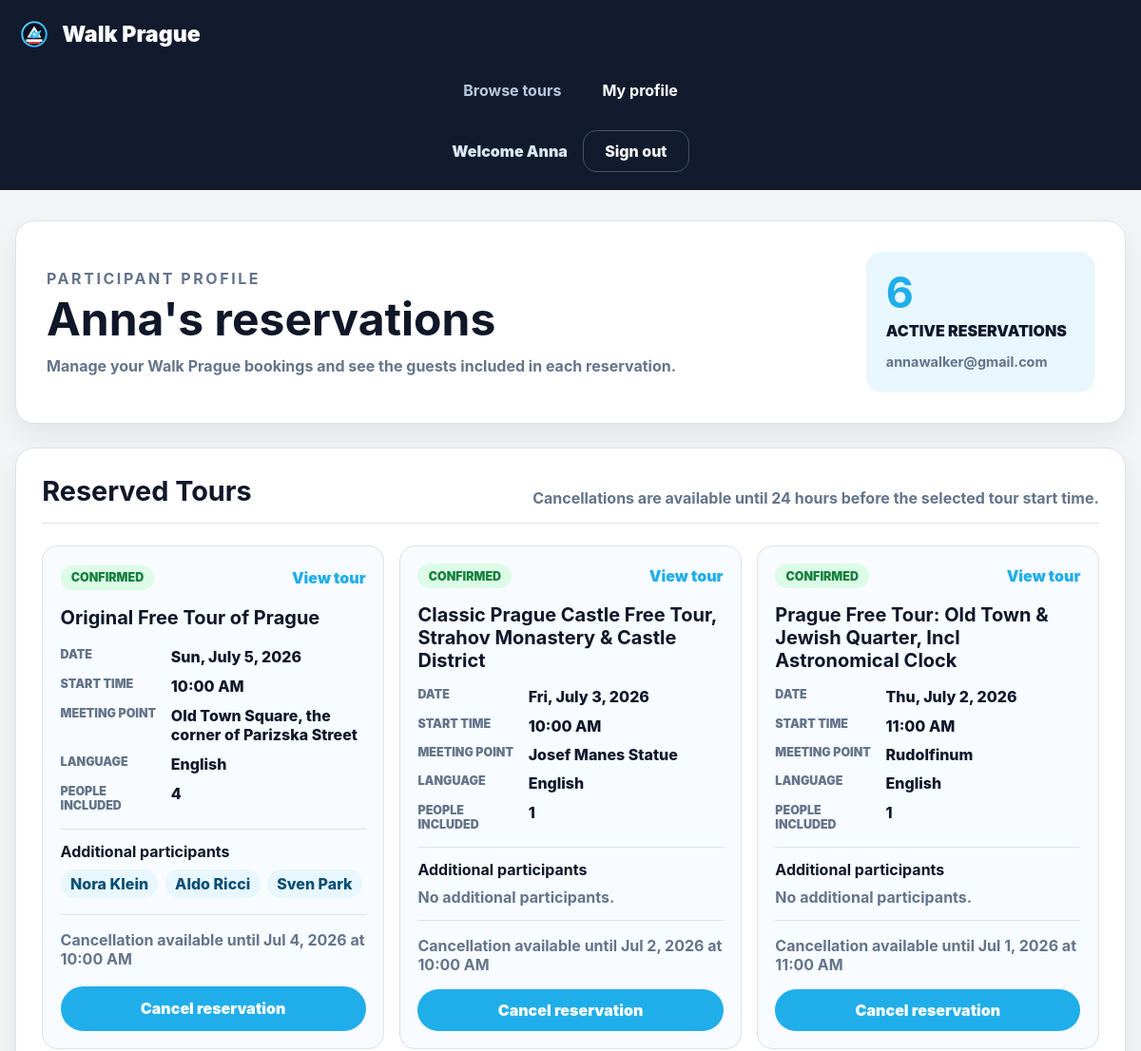
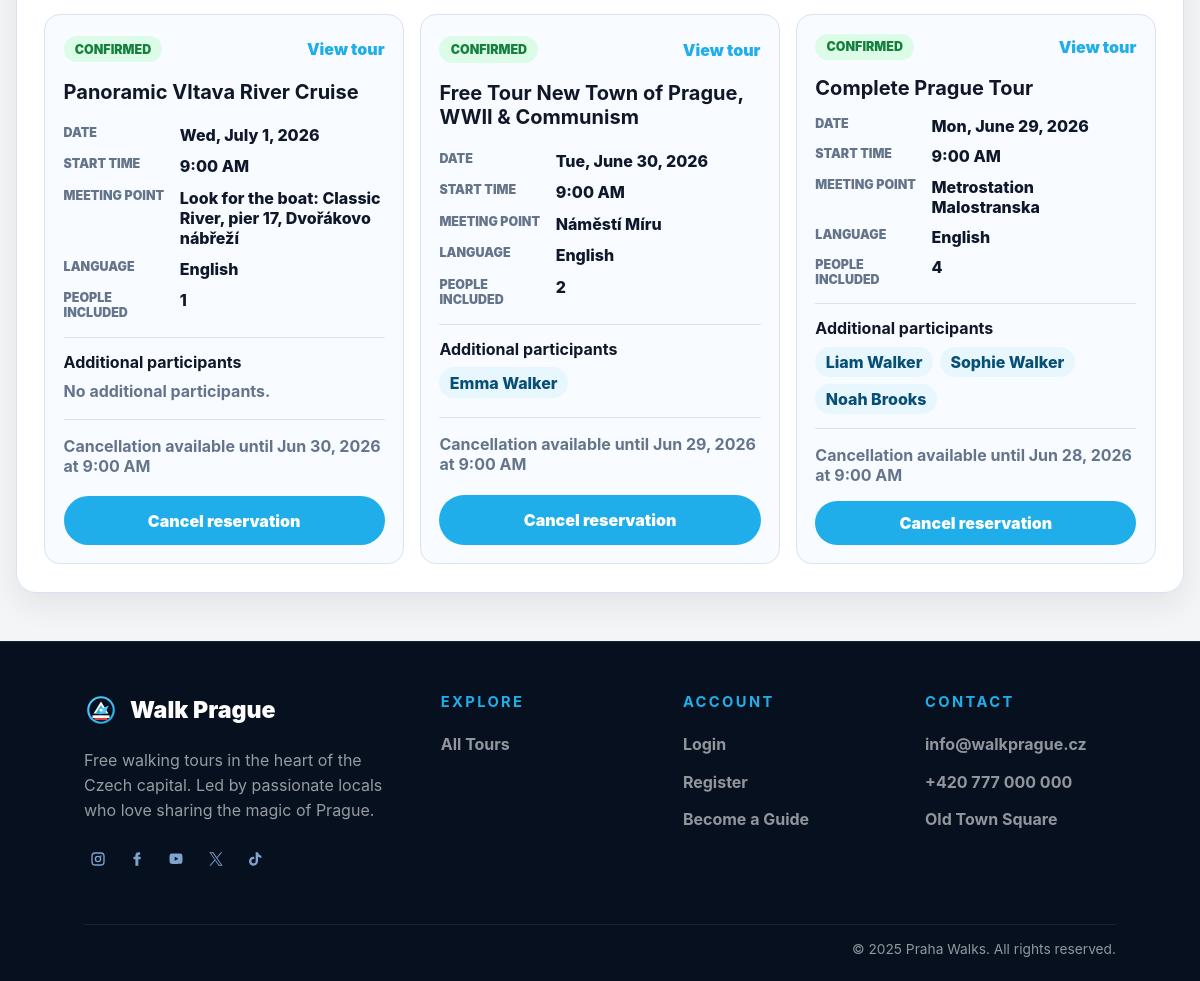
The page /participant-dashboard (signed in) on the database its author committed (2 pictures, top to bottom).
### tables this page shows
CREATE TABLE participants (
            id INTEGER PRIMARY KEY AUTOINCREMENT,
            email TEXT NOT NULL UNIQUE,
            password_hash TEXT NOT NULL,
            first_name TEXT NOT NULL,
            last_name TEXT NOT NULL,
            created_at TEXT NOT NULL DEFAULT CURRENT_TIMESTAMP
        );

CREATE TABLE reservations (
            id INTEGER PRIMARY KEY AUTOINCREMENT,
            participant_id INTEGER NOT NULL REFERENCES participants(id) ON DELETE CASCADE,
            occurrence_id INTEGER NOT NULL REFERENCES tour_occurrences(id) ON DELETE CASCADE,
            status TEXT NOT NULL DEFAULT 'active',
            created_at TEXT NOT NULL DEFAULT CURRENT_TIMESTAMP,
            cancelled_at TEXT
        );

CREATE TABLE tours (
            id INTEGER PRIMARY KEY AUTOINCREMENT,
            guide_id INTEGER NOT NULL REFERENCES guides(id) ON DELETE CASCADE,
            slug TEXT NOT NULL UNIQUE,
            title TEXT NOT NULL,
            description TEXT NOT NULL,
            meeting_point TEXT NOT NULL,
            duration_minutes INTEGER NOT NULL,
            max_participants INTEGER NOT NULL,
            status TEXT NOT NULL DEFAULT 'active',
            wheelchair_accessible INTEGER NOT NULL DEFAULT 0,
            suitable_for_children INTEGER NOT NULL DEFAULT 0,
            pet_friendly INTEGER NOT NULL DEFAULT 0,
            rating REAL NOT NULL DEFAULT 0,
            review_count INTEGER NOT NULL DEFAULT 0,
            created_at TEXT NOT NULL DEFAULT CURRENT_TIMESTAMP
        );

CREATE TABLE tour_schedules (
            id INTEGER PRIMARY KEY AUTOINCREMENT,
            tour_id INTEGER NOT NULL REFERENCES tours(id) ON DELETE CASCADE,
            weekday INTEGER NOT NULL,
            start_time TEXT NOT NULL,
            language TEXT NOT NULL,
            duration_minutes INTEGER NOT NULL,
            max_participants INTEGER NOT NULL,
            active INTEGER NOT NULL DEFAULT 1
        );

### app/__init__.py (the view)
    @app.route("/participant-dashboard")
    @login_required
    def participant_dashboard():
        if current_user.role != "participant":
            flash("Access denied: that page is for participants only.", "error")
            return _redirect_by_role(current_user.role)
        return render_template("participant_dashboard.html", participant=participant_dashboard_data(current_user.id))

### app/backend.py (called while the page is built)
def get_db():
    if "db" not in g:
        g.db = sqlite3.connect(current_app.config["DATABASE"])
        g.db.row_factory = sqlite3.Row
        g.db.execute("PRAGMA foreign_keys = ON")
    return g.db

def get_user_by_id(token):
    try:
        role, raw_id = str(token).split(":", 1)
        user_id = int(raw_id)
    except (ValueError, AttributeError):
        return None
    table = ROLE_TABLES.get(role)
    if not table:
        return None
    row = get_db().execute(f"SELECT * FROM {table} WHERE id = ?", (user_id,)).fetchone()
    return User(row, role) if row else None

def full_name(row):
    return f"{row['first_name']} {row['last_name']}"

### app/templates/participant_dashboard.html (shortened to what this page needs)
<!doctype html>
<html lang="en">
<head>
  <link rel="stylesheet" href="{{ url_for('static', filename='css/main.css') }}">
</head>
<body class="participant-dashboard-body">
  <header class="site-header">
    <nav class="nav-bar" aria-label="Participant navigation">
      <a class="brand" href="{{ url_for('participant_home') }}" aria-label="Walk Prague home">
        <img class="brand-logo" src="{{ url_for('static', filename='img/walk-prague-logo.svg') }}" alt="">
        <span>Walk Prague</span>
      </a>
      <ul class="main-nav">
        <li><a href="{{ url_for('participant_home') }}">Browse tours</a></li>
        <li><a href="{{ url_for('participant_dashboard') }}" class="active">My profile</a></li>
      </ul>
      <ul class="auth-nav">
        <li><span class="participant-welcome">Welcome {{ participant.name }}</span></li>
        <li><a class="nav-button" href="{{ url_for('logout') }}">Sign out</a></li>
      </ul>
    </nav>
  </header>
  <main class="participant-profile-page">
    <section class="participant-profile-hero">
      <div>
        <p class="section-kicker">Participant Profile</p>
        <h1>{{ participant.name }}'s reservations</h1>
        <p>Manage your Walk Prague bookings and see the guests included in each reservation.</p>
      </div>
      <aside>
        <strong>{{ participant.reservations|length }}</strong>
        <span>active reservations</span>
        <p>{{ participant.email }}</p>
      </aside>
    </section>
    <section class="participant-reservations" aria-label="Reserved tours">
      <header>
        <h2>Reserved Tours</h2>
        <p>Cancellations are available until 24 hours before the selected tour start time.</p>
      </header>
      <div class="participant-reservation-grid">
        {% for reservation in participant.reservations %}
        <article class="participant-reservation-card">
          <div class="participant-reservation-top">
            <span class="reservation-status {{ 'locked' if not reservation.can_cancel else 'confirmed' }}">{{ reservation.status }}</span>
            <a href="{{ url_for('tour_detail', slug=reservation.slug, mode='participant') }}">View tour</a>
          </div>
          <h3>{{ reservation.tour }}</h3>
          <dl>
            <div><dt>Date</dt><dd>{{ reservation.date }}</dd></div>
            <div><dt>Start time</dt><dd>{{ reservation.start_time }}</dd></div>
            <div><dt>Meeting point</dt><dd>{{ reservation.meeting_point }}</dd></div>
            <div><dt>Language</dt><dd>{{ reservation.language }}</dd></div>
            <div><dt>People included</dt><dd>{{ reservation.people }}</dd></div>
          </dl>
          <section class="additional-guests">
            <h4>Additional participants</h4>
            {% if reservation.additional_participants %}
            <ul>
              {% for guest in reservation.additional_participants %}
              <li>{{ guest }}</li>
              {% endfor %}
            </ul>
            {% else %}
            <p>No additional participants.</p>
            {% endif %}
          </section>
          <p class="cancel-note">{{ reservation.cancel_note }}</p>
          <button class="cancel-reservation-button" type="button" {% if not reservation.can_cancel %}disabled{% endif %} data-cancel-reservation data-reservation-id="{{ reservation.id }}">
            {{ "Cancel reservation" if reservation.can_cancel else "Cancellation closed" }}
          </button>
        </article>
        {% endfor %}
      </div>
    </section>
  </main>
  {% include "_footer.html" %}
</body>
</html>

### rows shown on the page
participants: name "Anna", email "annawalker@gmail.com"
reservations: status "CONFIRMED", tour "Original Free Tour of Prague", date "Sun, July 5, 2026", start_time "10:00 AM", meeting_point "Old Town Square, the corner of Parizska Street", language "English", people "4", additional_participants "Nora Klein" "Aldo Ricci" "Sven Park", cancel_note "Cancellation available until Jul 4, 2026 at 10:00 AM", can_cancel "Cancel reservation"
reservations: status "CONFIRMED", tour "Classic Prague Castle Free Tour, Strahov Monastery & Castle District", date "Fri, July 3, 2026", start_time "10:00 AM", meeting_point "Josef Manes Statue", language "English", people "1", shows "No additional participants.", cancel_note "Cancellation available until Jul 2, 2026 at 10:00 AM", can_cancel "Cancel reservation"
reservations: status "CONFIRMED", tour "Prague Free Tour: Old Town & Jewish Quarter, Incl Astronomical Clock", date "Thu, July 2, 2026", start_time "11:00 AM", meeting_point "Rudolfinum", language "English", people "1", shows "No additional participants.", cancel_note "Cancellation available until Jul 1, 2026 at 11:00 AM", can_cancel "Cancel reservation"
reservations: status "CONFIRMED", tour "Panoramic Vltava River Cruise", date "Wed, July 1, 2026", start_time "9:00 AM", meeting_point "Look for the boat: Classic River, pier 17, Dvořákovo nábřeží", language "English", people "1", shows "No additional participants.", cancel_note "Cancellation available until Jun 30, 2026 at 9:00 AM", can_cancel "Cancel reservation"
reservations: status "CONFIRMED", tour "Free Tour New Town of Prague, WWII & Communism", date "Tue, June 30, 2026", start_time "9:00 AM", meeting_point "Náměstí Míru", language "English", people "2", additional_participants "Emma Walker", cancel_note "Cancellation available until Jun 29, 2026 at 9:00 AM", can_cancel "Cancel reservation"
reservations: status "CONFIRMED", tour "Complete Prague Tour", date "Mon, June 29, 2026", start_time "9:00 AM", meeting_point "Metrostation Malostranska", language "English", people "4", additional_participants "Liam Walker" "Sophie Walker" "Noah Brooks", cancel_note "Cancellation available until Jun 28, 2026 at 9:00 AM", can_cancel "Cancel reservation"

### other values the page prints
{{ participant.reservations|length }} "6"
